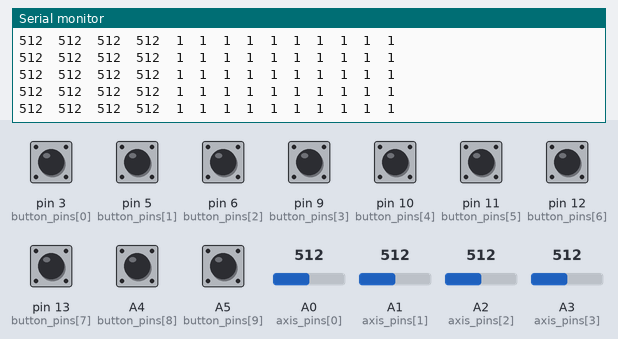
Bench run of a sketch on a simulated Arduino Uno, built with avr-gcc and run on an emulated ATmega328P. On the bench: the last lines printed to the serial monitor. The test bench sets the inputs (shaded band); at power-on: A4 (button_pins[8]), A5 (button_pins[9]), pin 3 (button_pins[0]), pin 5 (button_pins[1]), pin 6 (button_pins[2]), pin 9 (button_pins[3]), pin 10 (button_pins[4]), pin 11 (button_pins[5]), pin 12 (button_pins[6]), pin 13 (button_pins[7]) HIGH, A0 (axis_pins[0]) = 512, A1 (axis_pins[1]) = 512, A2 (axis_pins[2]) = 512, A3 (axis_pins[3]) = 512.

Above: at 1.2 s.
1.3 s: A0 (axis_pins[0]) set to 104
At 2.0 s:
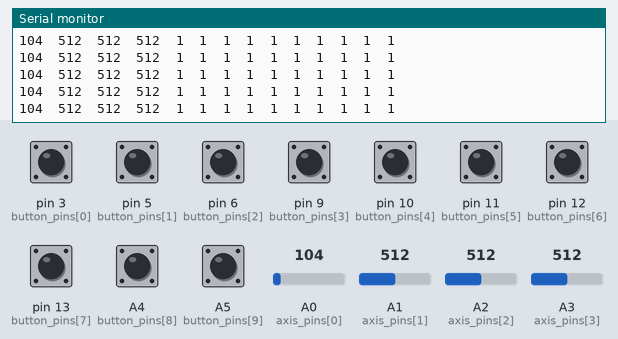
4.3 s: A0 (axis_pins[0]) set to 91
At 5.3 s:
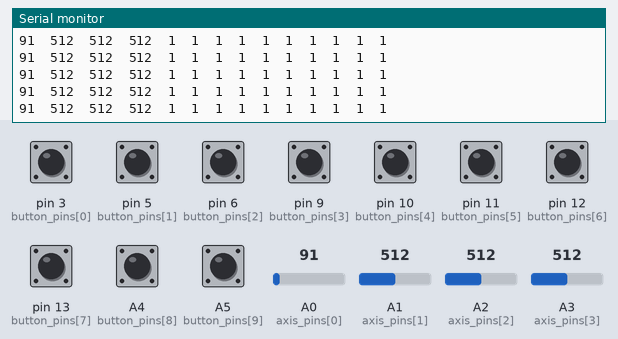
10.3 s: A1 (axis_pins[1]) set to 107
At 11.3 s:
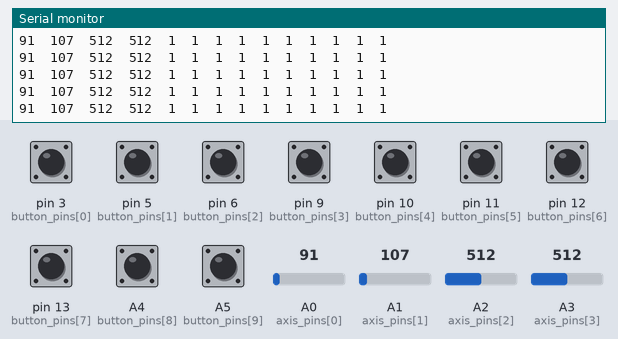
13.3 s: A1 (axis_pins[1]) set to 88
At 13.9 s:
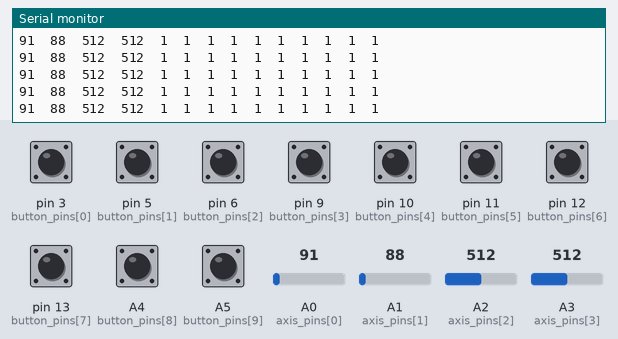
Timing chart, 0 to 15.8 s (numbered marks = the images above; inputs shaded):
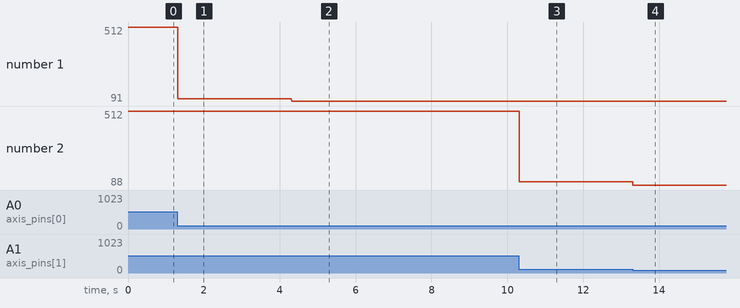

The sketch:

tester.ino
```cpp
const int NUM_BUTTONS=10;
const int NUM_AXES=4;
int button_pins[NUM_BUTTONS]={3,5,6,9,10,11,12,13,A4,A5};
int axis_pins[NUM_AXES]={A0,A1,A2,A3};

void setup()
{
  Serial.begin(57600);
  for(int ii=0;ii<NUM_BUTTONS;++ii)
    pinMode(button_pins[ii],INPUT_PULLUP);
  for(int ii=0;ii<NUM_AXES;++ii)
    pinMode(axis_pins[ii],INPUT);
}

void loop()
{
  for(int ii=0;ii<NUM_AXES;++ii)
  {
    Serial.print(analogRead(axis_pins[ii]));
    Serial.print("\t");
  }
  for(int ii=0;ii<NUM_BUTTONS;++ii)
  {
    Serial.print(digitalRead(button_pins[ii]));
    Serial.print("\t");
  }
  Serial.println("");
}
```

Measured:
- after the input at 1.3 s, the serial monitor: prints a new line at once (image 1)
- after the input at 4.3 s, the serial monitor: prints a new line at once (image 2)
- after the input at 10.3 s, the serial monitor: prints a new line at once (image 3)
- after the input at 13.3 s, the serial monitor: prints a new line at once (image 4)
- plotted number 1: 512 → 104 after the input at 1.3 s, 104 → 91 after the input at 4.3 s
- plotted number 2: 512 → 107 after the input at 10.3 s, 107 → 88 after the input at 13.3 s
